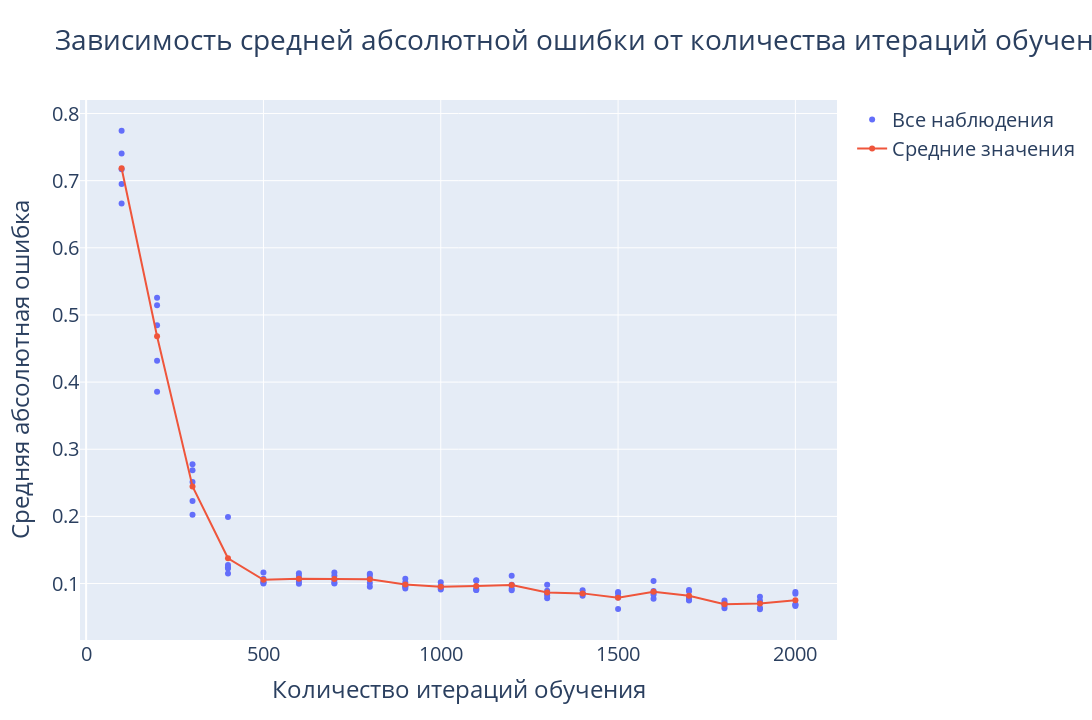

The notebook cell this image was saved under:
### Code cell
# Plotting results for training epochs amount
fig = go.Figure()
fig.add_trace(
    go.Scatter(x=all_epochs, y=all_mapes,
               name='Все наблюдения', mode='markers')
)
fig.add_trace(
    go.Scatter(x=epochs, y=mapes_mean,
               name='Средние значения', mode='lines+markers')
)
fig.update_layout(
    title='Зависимость средней абсолютной ошибки от количества итераций обучения',
    font=dict(size=20),
    xaxis=dict(title='Количество итераций обучения'),
    yaxis=dict(title='Средняя абсолютная ошибка'),
    width=1280,
    height=720
)
fig.show()
